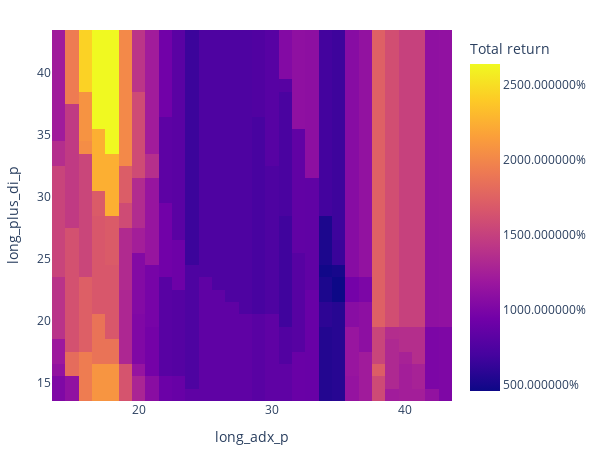

Write notebook code for a chart like this one.
### Code cell
pf.total_return()
figr = pf.total_return().vbt.heatmap(
    x_level='long_adx_p', y_level='long_plus_di_p', symmetric=False,
    trace_kwargs=dict(colorbar=dict(title='Total return', tickformat='%')))
figr.show()

### Figure 1 — Plotly figure (JSON) as saved in the notebook; plotly's stock layout.template omitted (floating-point values rounded to 4 significant figures; data arrays with more than 128 entries replaced by an {"elided": "..."} marker saying what was removed)
{"data": [{"colorbar": {"tickformat": "%", "title": {"text": "Total return"}}, "colorscale": [[0, "#0d0887"], [0.1111, "#46039f"], [0.2222, "#7201a8"], [0.3333, "#9c179e"], [0.4444, "#bd3786"], [0.5556, "#d8576b"], [0.6667, "#ed7953"], [0.7778, "#fb9f3a"], [0.8889, "#fdca26"], [1, "#f0f921"]], "hoverongaps": false, "hovertemplate": "long_adx_p: %{x}<br>long_plus_di_p: %{y}<br>value: %{z}<extra></extra>", "type": "heatmap", "uid": "143b884c-ebbf-48ad-8ff3-3a3b95fb04bf", "x": [14, 15, 16, 17, 18, 19, 20, 21, 22, 23, 24, 25, 26, 27, 28, 29, 30, 31, 32, 33, 34, 35, 36, 37, 38, 39, 40, 41, 42, 43], "y": [14, 15, 16, 17, 18, 19, 20, 21, 22, 23, 24, 25, 26, 27, 28, 29, 30, 31, 32, 33, 34, 35, 36, 37, 38, 39, 40, 41, 42, 43], "z": {"elided": "30x30 float values"}}], "layout": {"height": 455, "legend": {"orientation": "h", "traceorder": "normal", "x": 1, "xanchor": "right", "y": 1.02, "yanchor": "bottom"}, "margin": {"b": 30, "l": 30, "r": 30, "t": 30}, "width": 605, "xaxis": {"title": {"text": "long_adx_p"}}, "yaxis": {"title": {"text": "long_plus_di_p"}}}}
